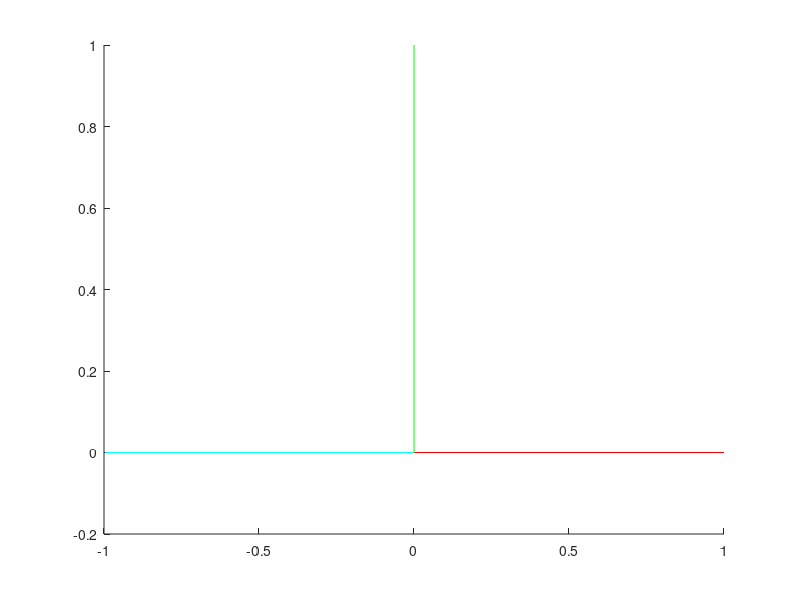

Write the MATLAB code that produced this figure.
function x()

clc
close all

azd = 180;
eld = 5;
rod = 0;

d2r = 2*pi/360;

cosaz = cos( azd*d2r );
sinaz = sin( azd*d2r );

cosel = cos( eld*d2r );
sinel = sin( eld*d2r );

cosro = cos( rod*d2r );
sinro = sin( rod*d2r );

% es by row as def 1e r1=012,r2=345,r3=678
e0 = (cosel * cosaz);
e1 = (cosro * sinaz) + (sinro * sinel * cosaz);
e2 = (sinro * sinaz) - (cosro * sinel * cosaz); 
e3 = (-cosel * sinaz);
e4 = (cosro * cosaz) - (sinro * sinel * sinaz); 
e5 = (sinro * cosaz) + (cosro * sinel * sinaz); 
e6 = sinel;
e7 = -sinro*cosel;
e8 = cosro*cosel;


A = ...
[ ...
e0, e1, e2 ;...
e3, e4, e5 ;...
e6, e7, e8 ;...
];

MATLABINV=true;
if MATLABINV
	A=A';
end




origin = [0,0,0];
test = [1,0,0];
rotdvec = test*A;

ox = [1,0,0];
oy = [0,1,0];
oz= [ 0,0,1];


line3d( origin, ox, 'r' );
line3d( origin, oy, 'g' );
line3d( origin, oz, 'b' );
hold all;
line3d( origin, rotdvec, 'c' );

disp('fin');

	function line3d( o1, o2, colr )
		if size(o1,1) > size(o1,2)
			o1=o1';
		end
		if size(o2,1) > size(o2,2)
			o2=o2';
		end
		tmp = [o1;o2];
		line( tmp(:,1), tmp(:,2), tmp(:,3), 'Color', colr );
	end

end % function x

